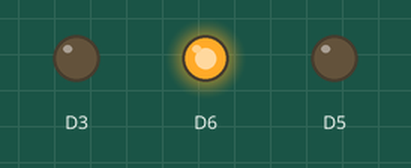
This sketch was run on a simulated ESP8266 (NodeMCU). On the bench: output pins drawn as LEDs (lit = HIGH).

Above: at 0.2 s.
At 1.2 s:
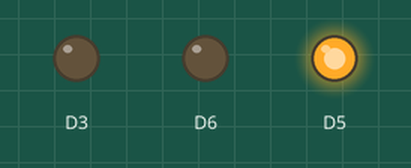
At 2.2 s:
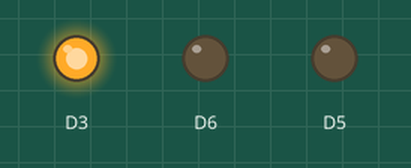
At 5.7 s:
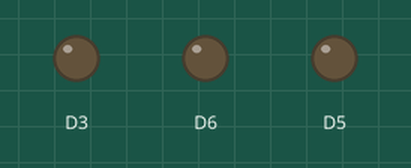
Timing chart, 0 to 6.9 s (numbered marks = the images above):
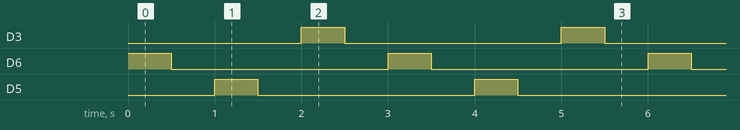

Measured:
- by itself, D3, D6, D5: alternates HIGH for 0.50 s and LOW for 2.5 s
- by itself, everything shown: repeats every 3.0 s, in 6 steps

The sketch:

Opdracht_1.ino
```cpp
void setup() {
  // put your setup code here, to run once:
  pinMode(D6, OUTPUT);
  pinMode(D5, OUTPUT);
  pinMode(D3, OUTPUT);

}

void loop() {
  // put your main code here, to run repeatedly:
  digitalWrite(D6, HIGH);

 delay (500);

  digitalWrite(D6, LOW);

 delay (500);

   digitalWrite(D5, HIGH);

 delay (500);

  digitalWrite(D5, LOW);

  delay (500);

   digitalWrite(D3, HIGH);

 delay (500);

  digitalWrite(D3, LOW);

 delay (500);
}
```
